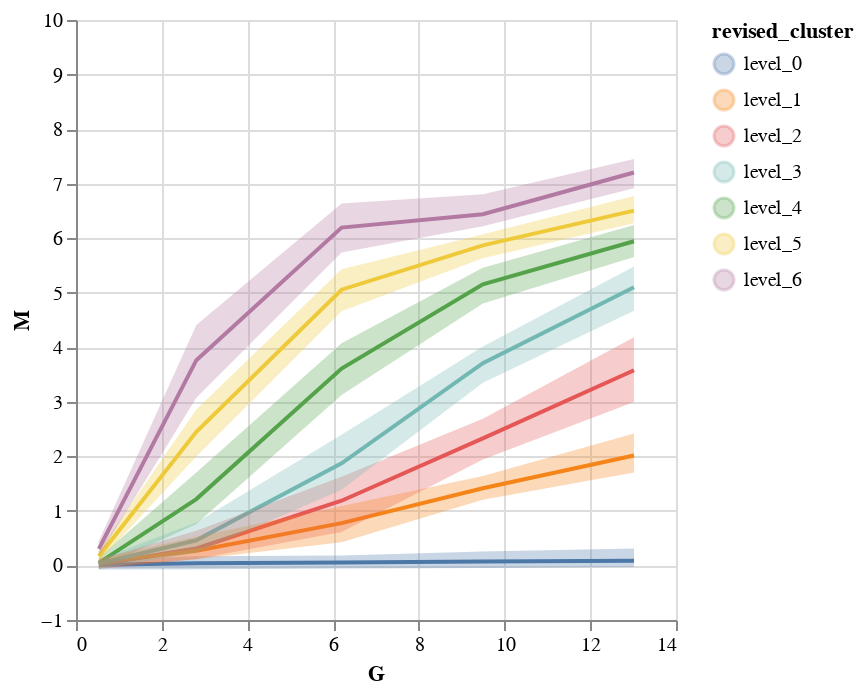

Notebook source saved alongside this figure:
### Markdown cell above
# 5.Rename cluster

### Code cell
# renamed_cluster_map = {
#     2: "level_0",
#     3: "level_1",
#     9: "level_2",
#     12: "level_3",
#     11: "level_4",
#     7: "level_5",
#     6: "level_6",
#     21: "level_7",
#     20: "level_8",
#     23: "level_9",
#     24: "level_10",
#     19: "level_11",
# }

renamed_cluster_map = {
    1: "level_0",
    4: "level_1",
    5: "level_2",
    3: "level_3",
    9: "level_4",
    10: "level_5",
    8: "level_6",
}

clustered_GWMs_customed_distance["revised_cluster"] = clustered_GWMs_customed_distance["cluster"].map(renamed_cluster_map)
clustered_GWMs_customed_distance["revised_cluster"] = clustered_GWMs_customed_distance["revised_cluster"].fillna("Miscellaneous")
cluster_curve_plot(clustered_GWMs_customed_distance)

### Figure 1 — Vega specification as saved in the notebook (floating-point values rounded to 4 significant figures)
{"$schema": "https://vega.github.io/schema/vega/v5.json", "data": [{"name": "source_0"}, {"name": "data_0", "values": [{"G": 0.533, "revised_cluster": "level_0", "median_M": 0.0117}, {"G": 2.808, "revised_cluster": "level_0", "median_M": 0.04212}, {"G": 6.197, "revised_cluster": "level_0", "median_M": 0.05415}, {"G": 9.493, "revised_cluster": "level_0", "median_M": 0.07265}, {"G": 13.02, "revised_cluster": "level_0", "median_M": 0.0857}, {"G": 0.533, "revised_cluster": "level_4", "median_M": 0.04784}, {"G": 2.808, "revised_cluster": "level_4", "median_M": 1.217}, {"G": 6.197, "revised_cluster": "level_4", "median_M": 3.609}, {"G": 9.493, "revised_cluster": "level_4", "median_M": 5.154}, {"G": 13.02, "revised_cluster": "level_4", "median_M": 5.943}, {"G": 0.533, "revised_cluster": "level_2", "median_M": 0.02138}, {"G": 2.808, "revised_cluster": "level_2", "median_M": 0.311}, {"G": 6.197, "revised_cluster": "level_2", "median_M": 1.187}, {"G": 9.493, "revised_cluster": "level_2", "median_M": 2.329}, {"G": 13.02, "revised_cluster": "level_2", "median_M": 3.578}, {"G": 0.533, "revised_cluster": "level_5", "median_M": 0.1695}, {"G": 2.808, "revised_cluster": "level_5", "median_M": 2.45}, {"G": 6.197, "revised_cluster": "level_5", "median_M": 5.055}, {"G": 9.493, "revised_cluster": "level_5", "median_M": 5.868}, {"G": 13.02, "revised_cluster": "level_5", "median_M": 6.505}, {"G": 0.533, "revised_cluster": "level_1", "median_M": 0.04868}, {"G": 2.808, "revised_cluster": "level_1", "median_M": 0.2692}, {"G": 6.197, "revised_cluster": "level_1", "median_M": 0.7763}, {"G": 9.493, "revised_cluster": "level_1", "median_M": 1.415}, {"G": 13.02, "revised_cluster": "level_1", "median_M": 2.016}, {"G": 0.533, "revised_cluster": "level_6", "median_M": 0.3053}, {"G": 2.808, "revised_cluster": "level_6", "median_M": 3.763}, {"G": 6.197, "revised_cluster": "level_6", "median_M": 6.194}, {"G": 9.493, "revised_cluster": "level_6", "median_M": 6.438}, {"G": 13.02, "revised_cluster": "level_6", "median_M": 7.203}, {"G": 0.533, "revised_cluster": "level_3", "median_M": 0.03539}, {"G": 2.808, "revised_cluster": "level_3", "median_M": 0.4617}, {"G": 6.197, "revised_cluster": "level_3", "median_M": 1.871}, {"G": 9.493, "revised_cluster": "level_3", "median_M": 3.708}, {"G": 13.02, "revised_cluster": "level_3", "median_M": 5.102}]}, {"name": "data_1", "values": [{"revised_cluster": "level_0", "G": 0.533, "lower_M": -0.07313, "upper_M": 0.09734, "center_M": 0.0117}, {"revised_cluster": "level_0", "G": 2.808, "lower_M": -0.06746, "upper_M": 0.167, "center_M": 0.04212}, {"revised_cluster": "level_0", "G": 6.197, "lower_M": -0.05616, "upper_M": 0.1819, "center_M": 0.05415}, {"revised_cluster": "level_0", "G": 9.493, "lower_M": -0.04442, "upper_M": 0.256, "center_M": 0.07265}, {"revised_cluster": "level_0", "G": 13.02, "lower_M": -0.02991, "upper_M": 0.3124, "center_M": 0.0857}, {"revised_cluster": "level_4", "G": 0.533, "lower_M": -0.04932, "upper_M": 0.1468, "center_M": 0.04784}, {"revised_cluster": "level_4", "G": 2.808, "lower_M": 0.7619, "upper_M": 1.706, "center_M": 1.217}, {"revised_cluster": "level_4", "G": 6.197, "lower_M": 3.127, "upper_M": 4.073, "center_M": 3.609}, {"revised_cluster": "level_4", "G": 9.493, "lower_M": 4.802, "upper_M": 5.457, "center_M": 5.154}, {"revised_cluster": "level_4", "G": 13.02, "lower_M": 5.655, "upper_M": 6.243, "center_M": 5.943}, {"revised_cluster": "level_2", "G": 0.533, "lower_M": -0.0658, "upper_M": 0.1097, "center_M": 0.02138}, {"revised_cluster": "level_2", "G": 2.808, "lower_M": 0.1172, "upper_M": 0.6371, "center_M": 0.311}, {"revised_cluster": "level_2", "G": 6.197, "lower_M": 0.6149, "upper_M": 1.628, "center_M": 1.187}, {"revised_cluster": "level_2", "G": 9.493, "lower_M": 1.942, "upper_M": 2.689, "center_M": 2.329}, {"revised_cluster": "level_2", "G": 13.02, "lower_M": 2.996, "upper_M": 4.184, "center_M": 3.578}, {"revised_cluster": "level_5", "G": 0.533, "lower_M": 0.06948, "upper_M": 0.2693, "center_M": 0.1695}, {"revised_cluster": "level_5", "G": 2.808, "lower_M": 1.998, "upper_M": 2.859, "center_M": 2.45}, {"revised_cluster": "level_5", "G": 6.197, "lower_M": 4.66, "upper_M": 5.429, "center_M": 5.055}, {"revised_cluster": "level_5", "G": 9.493, "lower_M": 5.634, "upper_M": 6.072, "center_M": 5.868}, {"revised_cluster": "level_5", "G": 13.02, "lower_M": 6.272, "upper_M": 6.771, "center_M": 6.505}, {"revised_cluster": "level_1", "G": 0.533, "lower_M": -0.04365, "upper_M": 0.1261, "center_M": 0.04868}, {"revised_cluster": "level_1", "G": 2.808, "lower_M": 0.1142, "upper_M": 0.5262, "center_M": 0.2692}, {"revised_cluster": "level_1", "G": 6.197, "lower_M": 0.4251, "upper_M": 1.089, "center_M": 0.7763}, {"revised_cluster": "level_1", "G": 9.493, "lower_M": 1.205, "upper_M": 1.641, "center_M": 1.415}, {"revised_cluster": "level_1", "G": 13.02, "lower_M": 1.706, "upper_M": 2.418, "center_M": 2.016}, {"revised_cluster": "level_6", "G": 0.533, "lower_M": 0.171, "upper_M": 0.4487, "center_M": 0.3053}, {"revised_cluster": "level_6", "G": 2.808, "lower_M": 3.073, "upper_M": 4.41, "center_M": 3.763}, {"revised_cluster": "level_6", "G": 6.197, "lower_M": 5.738, "upper_M": 6.635, "center_M": 6.194}, {"revised_cluster": "level_6", "G": 9.493, "lower_M": 6.218, "upper_M": 6.805, "center_M": 6.438}, {"revised_cluster": "level_6", "G": 13.02, "lower_M": 6.917, "upper_M": 7.451, "center_M": 7.203}, {"revised_cluster": "level_3", "G": 0.533, "lower_M": -0.06394, "upper_M": 0.1096, "center_M": 0.03539}, {"revised_cluster": "level_3", "G": 2.808, "lower_M": 0.2334, "upper_M": 0.7864, "center_M": 0.4617}, {"revised_cluster": "level_3", "G": 6.197, "lower_M": 1.388, "upper_M": 2.396, "center_M": 1.871}, {"revised_cluster": "level_3", "G": 9.493, "lower_M": 3.35, "upper_M": 4.013, "center_M": 3.708}, {"revised_cluster": "level_3", "G": 13.02, "lower_M": 4.668, "upper_M": 5.479, "center_M": 5.102}]}, {"name": "data_0_color_domain_revised_cluster_0", "values": [{"revised_cluster": "level_0"}, {"revised_cluster": "level_4"}, {"revised_cluster": "level_2"}, {"revised_cluster": "level_5"}, {"revised_cluster": "level_1"}, {"revised_cluster": "level_6"}, {"revised_cluster": "level_3"}]}, {"name": "data_1_color_domain_revised_cluster_1", "values": [{"revised_cluster": "level_0"}, {"revised_cluster": "level_4"}, {"revised_cluster": "level_2"}, {"revised_cluster": "level_5"}, {"revised_cluster": "level_1"}, {"revised_cluster": "level_6"}, {"revised_cluster": "level_3"}]}], "marks": [{"type": "group", "name": "layer_0_pathgroup", "from": {"facet": {"data": "data_0", "name": "faceted_path_layer_0_main", "groupby": ["revised_cluster"]}}, "encode": {"update": {"width": {"field": {"signal": null, "datum": null, "group": "width", "parent": null}}, "height": {"field": {"signal": null, "datum": null, "group": "height", "parent": null}}}}, "marks": [{"type": "line", "name": "layer_0_marks", "from": {"data": "faceted_path_layer_0_main"}, "sort": {"field": "datum[\"G\"]"}, "encode": {"update": {"defined": {"signal": "isValid(datum[\"G\"]) && isFinite(+datum[\"G\"]) && isValid(datum[\"median_M\"]) && isFinite(+datum[\"median_M\"])"}, "y": {"field": "median_M", "scale": "y"}, "stroke": {"field": "revised_cluster", "scale": "color"}, "description": {"signal": "\"G: \" + (format(datum[\"G\"], \"\")) + \"; Median of M: \" + (format(datum[\"median_M\"], \"\")) + \"; revised_cluster: \" + (isValid(datum[\"revised_cluster\"]) ? datum[\"revised_cluster\"] : \"\"+datum[\"revised_cluster\"])"}, "x": {"field": "G", "scale": "x"}}}, "style": ["line"]}]}, {"type": "group", "name": "layer_1_layer_0_pathgroup", "from": {"facet": {"data": "data_1", "name": "faceted_path_layer_1_layer_0_main", "groupby": ["revised_cluster"]}}, "encode": {"update": {"width": {"field": {"signal": null, "datum": null, "group": "width", "parent": null}}, "height": {"field": {"signal": null, "datum": null, "group": "height", "parent": null}}}}, "marks": [{"type": "area", "name": "layer_1_layer_0_marks", "from": {"data": "faceted_path_layer_1_layer_0_main"}, "sort": {"field": "datum[\"G\"]"}, "encode": {"update": {"tooltip": {"signal": "{\"Q3 of M\": format(datum[\"upper_M\"], \"\"), \"Q1 of M\": format(datum[\"lower_M\"], \"\"), \"Median of M\": format(datum[\"center_M\"], \"\"), \"revised_cluster\": isValid(datum[\"revised_cluster\"]) ? datum[\"revised_cluster\"] : \"\"+datum[\"revised_cluster\"], \"G\": format(datum[\"G\"], \"\")}"}, "opacity": {"value": 0.3}, "orient": {"value": "vertical"}, "y2": {"field": "upper_M", "scale": "y"}, "description": {"signal": "\"G: \" + (format(datum[\"G\"], \"\")) + \"; M: \" + (format(datum[\"lower_M\"], \"\")) + \"; upper_M: \" + (format(datum[\"upper_M\"], \"\")) + \"; revised_cluster: \" + (isValid(datum[\"revised_cluster\"]) ? datum[\"revised_cluster\"] : \"\"+datum[\"revised_cluster\"]) + \"; Q3 of M: \" + (format(datum[\"upper_M\"], \"\")) + \"; Q1 of M: \" + (format(datum[\"lower_M\"], \"\")) + \"; Median of M: \" + (format(datum[\"center_M\"], \"\"))"}, "defined": {"signal": "isValid(datum[\"G\"]) && isFinite(+datum[\"G\"]) && isValid(datum[\"lower_M\"]) && isFinite(+datum[\"lower_M\"])"}, "ariaRoleDescription": {"value": "errorband"}, "fill": {"field": "revised_cluster", "scale": "color"}, "x": {"field": "G", "scale": "x"}, "y": {"field": "lower_M", "scale": "y"}}}, "style": ["area", "errorband-band"]}]}], "scales": [{"name": "x", "type": "linear", "domain": {"fields": [{"data": "data_0", "field": "G"}, {"data": "data_1", "field": "G"}]}, "range": [0, {"signal": "width"}], "nice": true, "zero": false}, {"name": "y", "type": "linear", "domain": [-1, 10], "range": [{"signal": "height"}, 0], "zero": true, "nice": true}, {"name": "color", "type": "ordinal", "domain": {"fields": [{"data": "data_0_color_domain_revised_cluster_0", "field": "revised_cluster"}, {"data": "data_1_color_domain_revised_cluster_1", "field": "revised_cluster"}], "sort": true}, "range": "category"}], "axes": [{"scale": "x", "ticks": false, "aria": false, "tickCount": {"signal": "ceil(width/40)"}, "minExtent": 0, "grid": true, "zindex": 0, "gridScale": "y", "labels": false, "maxExtent": 0, "domain": false, "orient": "bottom"}, {"scale": "y", "tickCount": {"signal": "ceil(height/40)"}, "ticks": false, "domain": false, "zindex": 0, "aria": false, "grid": true, "maxExtent": 0, "labels": false, "gridScale": "x", "orient": "left", "minExtent": 0}, {"scale": "x", "zindex": 0, "orient": "bottom", "title": "G", "grid": false, "labelFlush": true, "labelOverlap": true, "tickCount": {"signal": "ceil(width/40)"}}, {"scale": "y", "tickCount": {"signal": "ceil(height/40)"}, "title": "M", "labelOverlap": true, "grid": false, "orient": "left", "zindex": 0}], "style": "cell", "background": "white", "padding": 5, "height": 300, "width": 300, "legends": [{"stroke": "color", "symbolType": "circle", "title": "revised_cluster", "fill": "color", "encode": {"symbols": {"update": {"opacity": {"value": 0.3}}}}}]}
